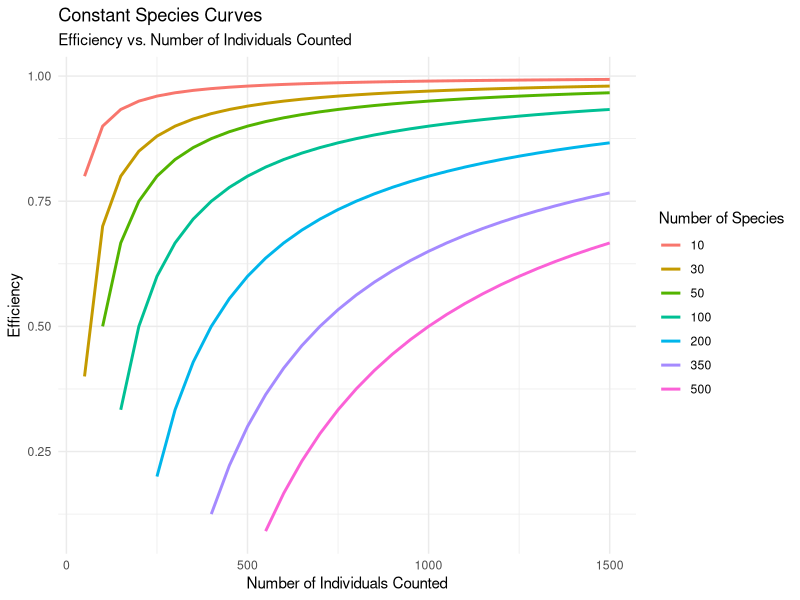

Here is the R script that generated this plot:
# =======================================================
# Species Accumulation Model using Constant Species Curves
# Author: YOUR NAME
# Date: YYYY-MM-DD
# Description: 
# This script computes efficiency and species accumulation 
# based on the number of individuals counted. It models 
# constant species curves and visualizes them.
# =======================================================

# Load necessary package
library(ggplot2)

# --------------------------------------------------------
# Function to calculate efficiency
# Efficiency is defined as the probability of NOT encountering a new species
# Formula: Efficiency = (Number of individuals - Number of species) / Number of individuals
# --------------------------------------------------------
efficiency <- function(num_species, num_individuals) {
  if (num_individuals == 0) {
    return(NA)  # Avoid division by zero
  }
  eff <- (num_individuals - num_species) / num_individuals
  return(eff)
}

# --------------------------------------------------------
# Function for constant species accumulation curve
# The function is based on the logarithmic relationship:
# f(x) = a * ln(x - n) - b
# where a and b are constants, n is species count, and x is individual count.
# --------------------------------------------------------
constant_species_curve <- function(a, b, num_species, num_individuals) {
  if (num_individuals > num_species) {
    curve <- a * log(num_individuals - num_species) - b
  } else {
    curve <- NA  # Avoid log of negative numbers
  }
  return(curve)
}

# --------------------------------------------------------
# Simulation parameters
# Define a range of species counts and individual counts for the model
# --------------------------------------------------------
a <- 1       # Scaling constant for the curve
b <- 0       # Offset constant for the curve
species_counts <- seq(10, 500, by = 10)  # Example range of species counts
individual_counts <- seq(50, 1500, by = 50)  # Example range of individuals counted

# Create a data frame to store results
results <- data.frame()

# --------------------------------------------------------
# Compute efficiency and constant species curves for each combination
# --------------------------------------------------------
for (n in species_counts) {
  for (x in individual_counts) {
    if (x > n) {  # Ensure individuals counted > species to avoid log issues
      eff <- efficiency(n, x)
      curve_val <- constant_species_curve(a, b, n, x)
      results <- rbind(results, data.frame(Species = n, Individuals = x, Efficiency = eff, Curve = curve_val))
    }
  }
}

# --------------------------------------------------------
# Visualization of Efficiency vs. Number of Individuals
# The plot shows how efficiency changes with different numbers of individuals counted
# --------------------------------------------------------
ggplot(results[results$Species %in% c(10, 30, 50, 100, 200, 350, 500), ], 
       aes(x = Individuals, y = Efficiency, color = factor(Species))) +
  geom_line(size = 1) +
  labs(title = "Constant Species Curves",
       subtitle = "Efficiency vs. Number of Individuals Counted",
       x = "Number of Individuals Counted",
       y = "Efficiency",
       color = "Number of Species") +
  theme_minimal()
